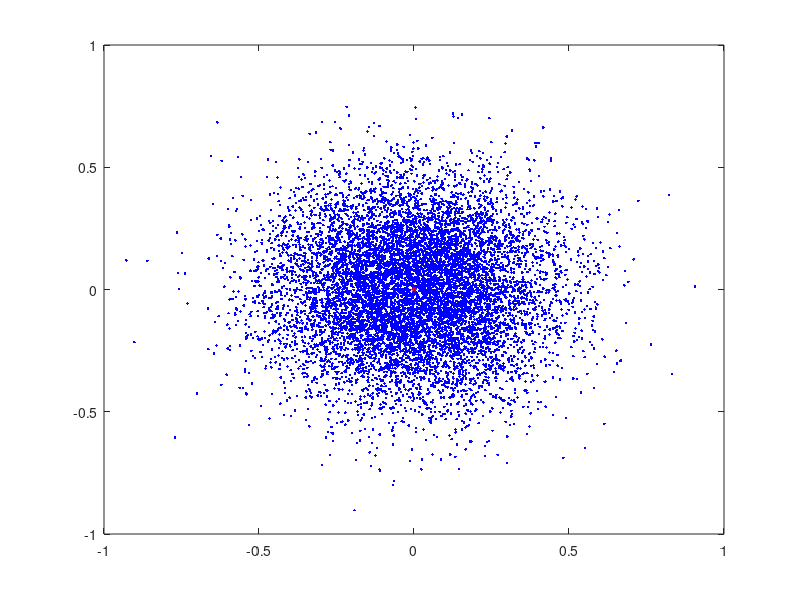
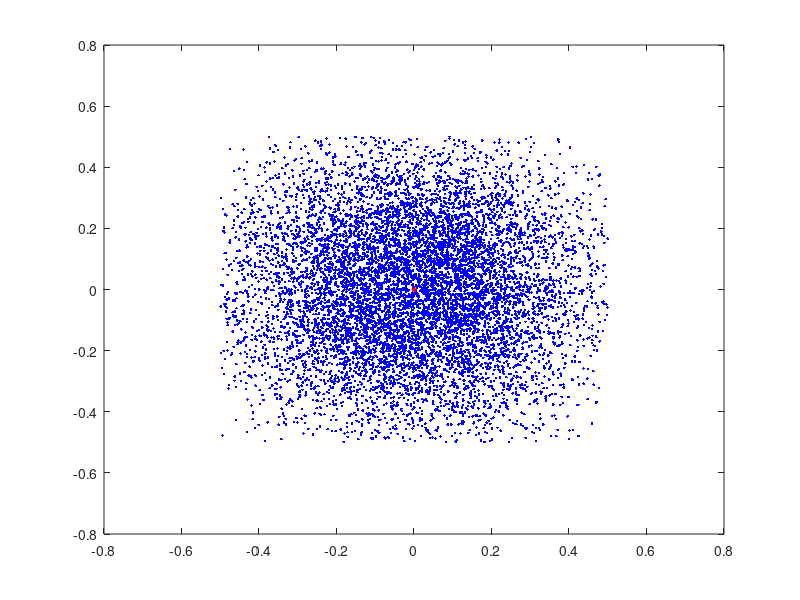

Source code (MATLAB) for these figures, in order:
% function y = nm_dist(size)
Mu = [0  0]';%均值，也就是数据的中心，控制生成点的总体位置
Sigma = [0.05 0 ; 0 0.05];
p = mvnrnd( Mu, Sigma, 10000);
plot( p(:,1), p(:,2), 'b.', Mu(1), Mu(2), 'r*', 'MarkerSize', 4 );
csvwrite('normal_dist_0.01_0.01.csv', p);


x=find( max(abs(p),[],2) <= 0.5 );
x = p(x,:);
size(x)
figure(2);
plot(x(:,1),x(:,2),'b.',Mu(1),Mu(2),'r*','MarkerSize',4);
% csvwrite('bounded_normal_dist.csv', p(x,:));
